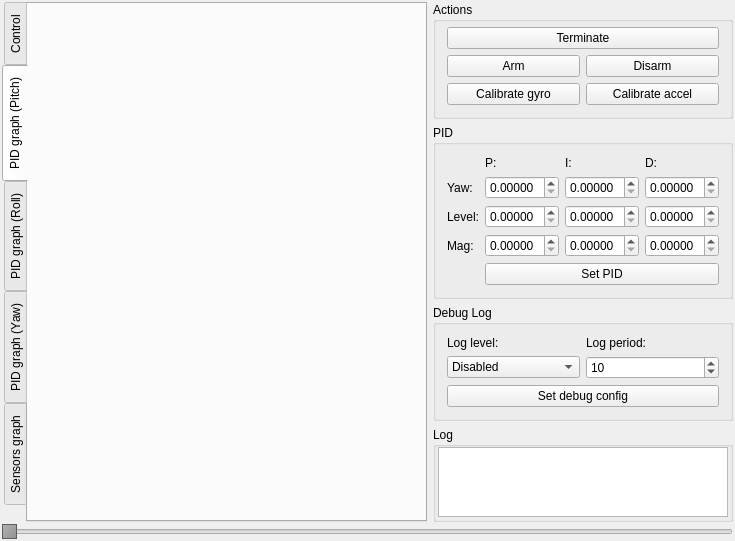
<?xml version="1.0" encoding="UTF-8"?>
<ui version="4.0">
 <class>MainWindow</class>
 <widget class="QMainWindow" name="MainWindow">
  <property name="geometry">
   <rect>
    <x>0</x>
    <y>0</y>
    <width>735</width>
    <height>498</height>
   </rect>
  </property>
  <property name="windowTitle">
   <string>A.Pikozh Quadcopter Remote Control</string>
  </property>
  <widget class="QWidget" name="centralWidget">
   <layout class="QGridLayout" name="gridLayout_5">
    <property name="leftMargin">
     <number>2</number>
    </property>
    <property name="topMargin">
     <number>2</number>
    </property>
    <property name="rightMargin">
     <number>2</number>
    </property>
    <property name="bottomMargin">
     <number>2</number>
    </property>
    <property name="verticalSpacing">
     <number>2</number>
    </property>
    <item row="0" column="0">
     <widget class="QTabWidget" name="tabWidget">
      <property name="tabPosition">
       <enum>QTabWidget::West</enum>
      </property>
      <property name="currentIndex">
       <number>1</number>
      </property>
      <widget class="QWidget" name="tab">
       <attribute name="title">
        <string>Control</string>
       </attribute>
       <layout class="QVBoxLayout" name="verticalLayout_2">
        <property name="spacing">
         <number>0</number>
        </property>
        <property name="leftMargin">
         <number>0</number>
        </property>
        <property name="topMargin">
         <number>0</number>
        </property>
        <property name="rightMargin">
         <number>0</number>
        </property>
        <property name="bottomMargin">
         <number>0</number>
        </property>
        <item>
         <widget class="ControlArea" name="controlArea" native="true"/>
        </item>
       </layout>
      </widget>
      <widget class="QWidget" name="tab_2">
       <attribute name="title">
        <string>PID graph (Pitch)</string>
       </attribute>
       <layout class="QGridLayout" name="gridLayout_4">
        <property name="leftMargin">
         <number>0</number>
        </property>
        <property name="topMargin">
         <number>0</number>
        </property>
        <property name="rightMargin">
         <number>0</number>
        </property>
        <property name="bottomMargin">
         <number>0</number>
        </property>
        <property name="spacing">
         <number>0</number>
        </property>
        <item row="0" column="0">
         <widget class="GraphWidget" name="pidXGraph" native="true"/>
        </item>
       </layout>
      </widget>
      <widget class="QWidget" name="tab_4">
       <attribute name="title">
        <string>PID graph (Roll)</string>
       </attribute>
      </widget>
      <widget class="QWidget" name="tab_5">
       <attribute name="title">
        <string>PID graph (Yaw)</string>
       </attribute>
      </widget>
      <widget class="QWidget" name="tab_3">
       <attribute name="title">
        <string>Sensors graph</string>
       </attribute>
      </widget>
     </widget>
    </item>
    <item row="0" column="1">
     <widget class="QWidget" name="widget" native="true">
      <property name="sizePolicy">
       <sizepolicy hsizetype="Fixed" vsizetype="Preferred">
        <horstretch>0</horstretch>
        <verstretch>0</verstretch>
       </sizepolicy>
      </property>
      <property name="maximumSize">
       <size>
        <width>300</width>
        <height>16777215</height>
       </size>
      </property>
      <layout class="QVBoxLayout" name="verticalLayout">
       <property name="leftMargin">
        <number>0</number>
       </property>
       <property name="topMargin">
        <number>0</number>
       </property>
       <property name="rightMargin">
        <number>0</number>
       </property>
       <property name="bottomMargin">
        <number>0</number>
       </property>
       <item>
        <widget class="QGroupBox" name="groupBox">
         <property name="title">
          <string>Actions</string>
         </property>
         <layout class="QGridLayout" name="gridLayout_3">
          <property name="topMargin">
           <number>5</number>
          </property>
          <item row="0" column="0" colspan="2">
           <widget class="QPushButton" name="btnTerminate">
            <property name="text">
             <string>Terminate</string>
            </property>
            <property name="shortcut">
             <string>Ctrl+T</string>
            </property>
            <property name="flat">
             <bool>false</bool>
            </property>
           </widget>
          </item>
          <item row="1" column="0">
           <widget class="QPushButton" name="btnArm">
            <property name="sizePolicy">
             <sizepolicy hsizetype="Minimum" vsizetype="Fixed">
              <horstretch>0</horstretch>
              <verstretch>2</verstretch>
             </sizepolicy>
            </property>
            <property name="text">
             <string>Arm</string>
            </property>
            <property name="shortcut">
             <string>Ctrl+A</string>
            </property>
           </widget>
          </item>
          <item row="1" column="1">
           <widget class="QPushButton" name="btnDisarm">
            <property name="text">
             <string>Disarm</string>
            </property>
            <property name="shortcut">
             <string>Ctrl+D</string>
            </property>
           </widget>
          </item>
          <item row="2" column="0">
           <widget class="QPushButton" name="btnCalibrateGyro">
            <property name="text">
             <string>Calibrate gyro</string>
            </property>
           </widget>
          </item>
          <item row="2" column="1">
           <widget class="QPushButton" name="btnCalibrateAccel">
            <property name="text">
             <string>Calibrate accel</string>
            </property>
           </widget>
          </item>
         </layout>
        </widget>
       </item>
       <item>
        <widget class="QGroupBox" name="groupBox_2">
         <property name="title">
          <string>PID</string>
         </property>
         <layout class="QGridLayout" name="gridLayout">
          <item row="0" column="3">
           <widget class="QLabel" name="label_3">
            <property name="sizePolicy">
             <sizepolicy hsizetype="Maximum" vsizetype="Preferred">
              <horstretch>0</horstretch>
              <verstretch>0</verstretch>
             </sizepolicy>
            </property>
            <property name="text">
             <string>D:</string>
            </property>
           </widget>
          </item>
          <item row="2" column="3">
           <widget class="QDoubleSpinBox" name="edtLevelD">
            <property name="sizePolicy">
             <sizepolicy hsizetype="Expanding" vsizetype="Fixed">
              <horstretch>0</horstretch>
              <verstretch>0</verstretch>
             </sizepolicy>
            </property>
            <property name="decimals">
             <number>5</number>
            </property>
            <property name="maximum">
             <double>999.990000000000009</double>
            </property>
           </widget>
          </item>
          <item row="0" column="1">
           <widget class="QLabel" name="label">
            <property name="sizePolicy">
             <sizepolicy hsizetype="Maximum" vsizetype="Preferred">
              <horstretch>0</horstretch>
              <verstretch>0</verstretch>
             </sizepolicy>
            </property>
            <property name="text">
             <string>P:</string>
            </property>
           </widget>
          </item>
          <item row="3" column="1">
           <widget class="QDoubleSpinBox" name="edtMagP">
            <property name="sizePolicy">
             <sizepolicy hsizetype="Expanding" vsizetype="Fixed">
              <horstretch>0</horstretch>
              <verstretch>0</verstretch>
             </sizepolicy>
            </property>
            <property name="decimals">
             <number>5</number>
            </property>
            <property name="maximum">
             <double>999.990000000000009</double>
            </property>
           </widget>
          </item>
          <item row="3" column="2">
           <widget class="QDoubleSpinBox" name="edtMagI">
            <property name="sizePolicy">
             <sizepolicy hsizetype="Expanding" vsizetype="Fixed">
              <horstretch>0</horstretch>
              <verstretch>0</verstretch>
             </sizepolicy>
            </property>
            <property name="decimals">
             <number>5</number>
            </property>
            <property name="maximum">
             <double>999.990000000000009</double>
            </property>
           </widget>
          </item>
          <item row="2" column="0">
           <widget class="QLabel" name="label_6">
            <property name="sizePolicy">
             <sizepolicy hsizetype="Maximum" vsizetype="Preferred">
              <horstretch>0</horstretch>
              <verstretch>0</verstretch>
             </sizepolicy>
            </property>
            <property name="text">
             <string>Level:</string>
            </property>
           </widget>
          </item>
          <item row="0" column="2">
           <widget class="QLabel" name="label_2">
            <property name="sizePolicy">
             <sizepolicy hsizetype="Maximum" vsizetype="Preferred">
              <horstretch>0</horstretch>
              <verstretch>0</verstretch>
             </sizepolicy>
            </property>
            <property name="text">
             <string>I:</string>
            </property>
           </widget>
          </item>
          <item row="4" column="1" colspan="3">
           <widget class="QPushButton" name="btnSetPID">
            <property name="text">
             <string>Set PID</string>
            </property>
           </widget>
          </item>
          <item row="2" column="1">
           <widget class="QDoubleSpinBox" name="edtLevelP">
            <property name="sizePolicy">
             <sizepolicy hsizetype="Expanding" vsizetype="Fixed">
              <horstretch>0</horstretch>
              <verstretch>0</verstretch>
             </sizepolicy>
            </property>
            <property name="decimals">
             <number>5</number>
            </property>
            <property name="maximum">
             <double>999.990000000000009</double>
            </property>
           </widget>
          </item>
          <item row="2" column="2">
           <widget class="QDoubleSpinBox" name="edtLevelI">
            <property name="sizePolicy">
             <sizepolicy hsizetype="Expanding" vsizetype="Fixed">
              <horstretch>0</horstretch>
              <verstretch>0</verstretch>
             </sizepolicy>
            </property>
            <property name="decimals">
             <number>5</number>
            </property>
            <property name="maximum">
             <double>999.990000000000009</double>
            </property>
           </widget>
          </item>
          <item row="3" column="3">
           <widget class="QDoubleSpinBox" name="edtMagD">
            <property name="sizePolicy">
             <sizepolicy hsizetype="Expanding" vsizetype="Fixed">
              <horstretch>0</horstretch>
              <verstretch>0</verstretch>
             </sizepolicy>
            </property>
            <property name="decimals">
             <number>5</number>
            </property>
            <property name="maximum">
             <double>999.990000000000009</double>
            </property>
           </widget>
          </item>
          <item row="1" column="1">
           <widget class="QDoubleSpinBox" name="edtYawP">
            <property name="sizePolicy">
             <sizepolicy hsizetype="Expanding" vsizetype="Fixed">
              <horstretch>0</horstretch>
              <verstretch>0</verstretch>
             </sizepolicy>
            </property>
            <property name="decimals">
             <number>5</number>
            </property>
            <property name="maximum">
             <double>999.990000000000009</double>
            </property>
           </widget>
          </item>
          <item row="1" column="2">
           <widget class="QDoubleSpinBox" name="edtYawI">
            <property name="sizePolicy">
             <sizepolicy hsizetype="Expanding" vsizetype="Fixed">
              <horstretch>0</horstretch>
              <verstretch>0</verstretch>
             </sizepolicy>
            </property>
            <property name="decimals">
             <number>5</number>
            </property>
            <property name="maximum">
             <double>999.990000000000009</double>
            </property>
           </widget>
          </item>
          <item row="1" column="3">
           <widget class="QDoubleSpinBox" name="edtYawD">
            <property name="sizePolicy">
             <sizepolicy hsizetype="Expanding" vsizetype="Fixed">
              <horstretch>0</horstretch>
              <verstretch>0</verstretch>
             </sizepolicy>
            </property>
            <property name="decimals">
             <number>5</number>
            </property>
            <property name="maximum">
             <double>999.990000000000009</double>
            </property>
           </widget>
          </item>
          <item row="3" column="0">
           <widget class="QLabel" name="label_7">
            <property name="sizePolicy">
             <sizepolicy hsizetype="Maximum" vsizetype="Preferred">
              <horstretch>0</horstretch>
              <verstretch>0</verstretch>
             </sizepolicy>
            </property>
            <property name="text">
             <string>Mag:</string>
            </property>
           </widget>
          </item>
          <item row="1" column="0">
           <widget class="QLabel" name="label_8">
            <property name="sizePolicy">
             <sizepolicy hsizetype="Maximum" vsizetype="Preferred">
              <horstretch>0</horstretch>
              <verstretch>0</verstretch>
             </sizepolicy>
            </property>
            <property name="text">
             <string>Yaw:</string>
            </property>
           </widget>
          </item>
         </layout>
        </widget>
       </item>
       <item>
        <widget class="QGroupBox" name="groupBox_4">
         <property name="title">
          <string>Debug Log</string>
         </property>
         <layout class="QGridLayout" name="gridLayout_2">
          <item row="0" column="0">
           <widget class="QLabel" name="label_4">
            <property name="text">
             <string>Log level:</string>
            </property>
           </widget>
          </item>
          <item row="1" column="0">
           <widget class="QComboBox" name="boxLogLevel">
            <item>
             <property name="text">
              <string>Disabled</string>
             </property>
            </item>
            <item>
             <property name="text">
              <string>1</string>
             </property>
            </item>
            <item>
             <property name="text">
              <string>2</string>
             </property>
            </item>
            <item>
             <property name="text">
              <string>3</string>
             </property>
            </item>
            <item>
             <property name="text">
              <string>4</string>
             </property>
            </item>
           </widget>
          </item>
          <item row="0" column="1">
           <widget class="QLabel" name="label_5">
            <property name="text">
             <string>Log period:</string>
            </property>
           </widget>
          </item>
          <item row="1" column="1">
           <widget class="QSpinBox" name="boxPeriod">
            <property name="minimum">
             <number>1</number>
            </property>
            <property name="maximum">
             <number>100000</number>
            </property>
            <property name="value">
             <number>10</number>
            </property>
           </widget>
          </item>
          <item row="2" column="0" colspan="2">
           <widget class="QPushButton" name="btnSetLogCfg">
            <property name="text">
             <string>Set debug config</string>
            </property>
           </widget>
          </item>
         </layout>
        </widget>
       </item>
       <item>
        <widget class="QGroupBox" name="groupBox_3">
         <property name="title">
          <string>Log</string>
         </property>
         <layout class="QHBoxLayout" name="horizontalLayout_2">
          <property name="leftMargin">
           <number>2</number>
          </property>
          <property name="topMargin">
           <number>0</number>
          </property>
          <property name="rightMargin">
           <number>2</number>
          </property>
          <property name="bottomMargin">
           <number>2</number>
          </property>
          <item>
           <widget class="QPlainTextEdit" name="log">
            <property name="readOnly">
             <bool>true</bool>
            </property>
           </widget>
          </item>
         </layout>
        </widget>
       </item>
      </layout>
     </widget>
    </item>
    <item row="1" column="0" colspan="2">
     <widget class="QSlider" name="horizontalSlider_2">
      <property name="styleSheet">
       <string notr="true">QSlider::handle:horizontal {
     background: qlineargradient(x1:0, y1:0, x2:1, y2:1, stop:0 #b4b4b4, stop:1 #8f8f8f);
     border: 1px solid #5c5c5c;
 }</string>
      </property>
      <property name="orientation">
       <enum>Qt::Horizontal</enum>
      </property>
     </widget>
    </item>
   </layout>
  </widget>
 </widget>
 <layoutdefault spacing="6" margin="11"/>
 <customwidgets>
  <customwidget>
   <class>ControlArea</class>
   <extends>QWidget</extends>
   <header>controlarea.h</header>
   <container>1</container>
  </customwidget>
  <customwidget>
   <class>GraphWidget</class>
   <extends>QWidget</extends>
   <header>graphwidget.h</header>
   <container>1</container>
  </customwidget>
 </customwidgets>
 <resources/>
 <connections/>
</ui>
